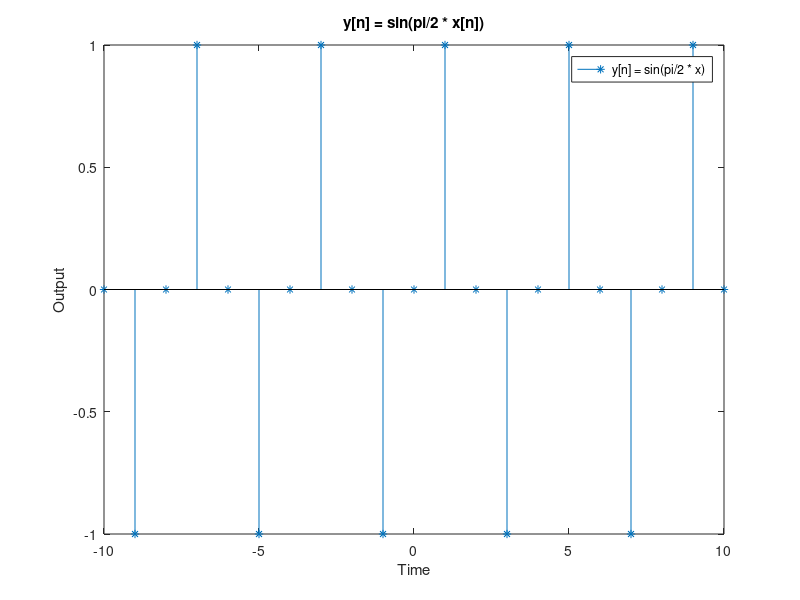

Recreate this plot in MATLAB.
l = 10;

n = -l:l;
x = n;

y = sin((pi / 2) * x)

stem(n, y, '*');
title('y[n] = sin(pi/2 * x[n])');
xlabel('Time');
ylabel('Output');
legend('y[n] = sin(pi/2 * x)');
